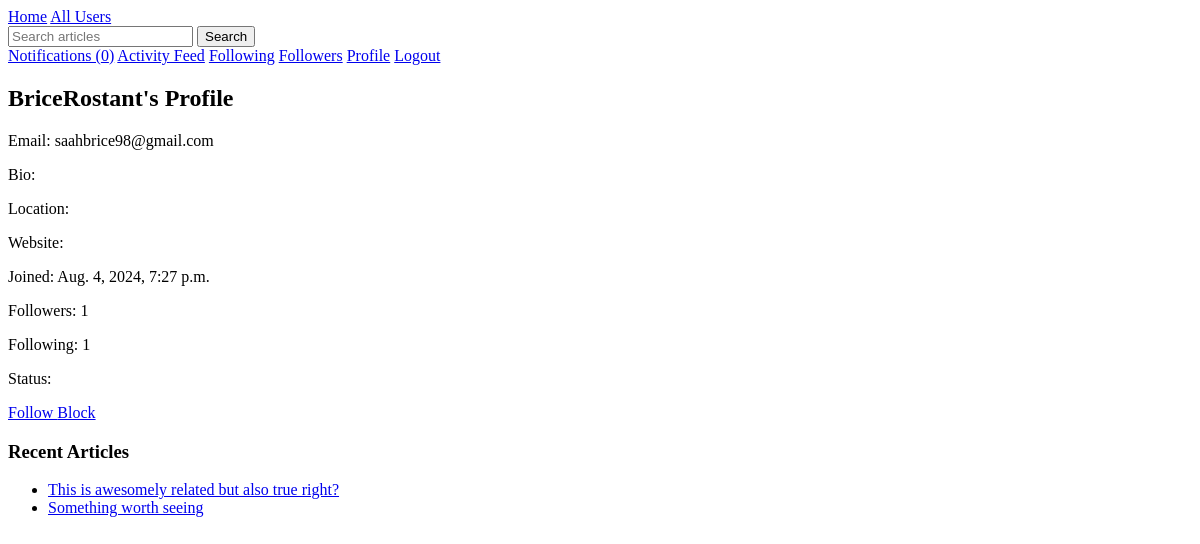
The app's page /users/profile/BriceRostant/ (signed in), older data.
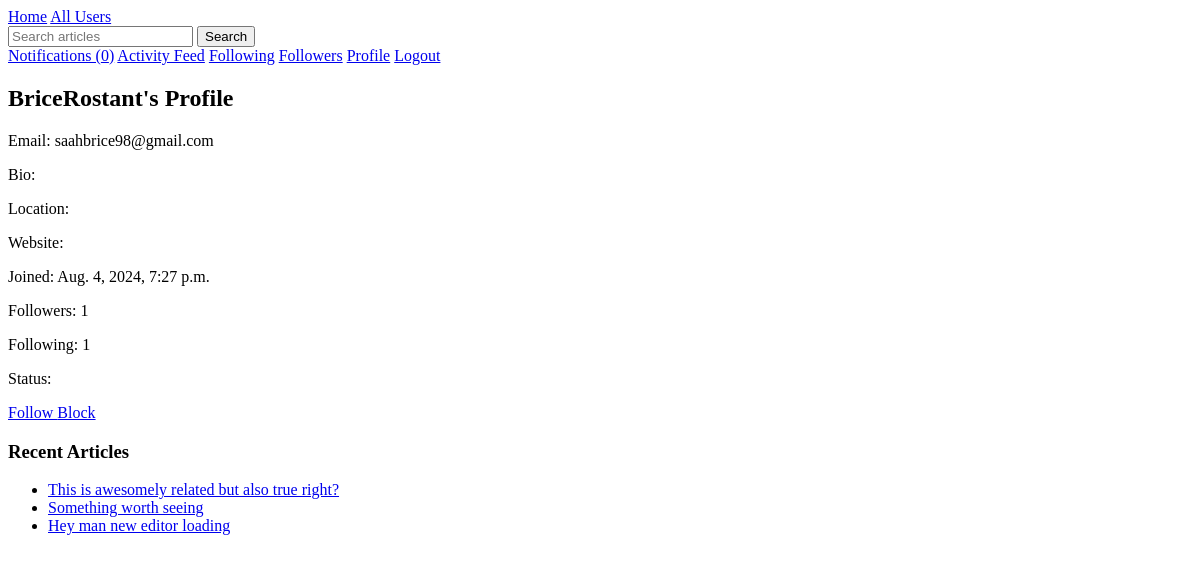
The same page, newer data.
### articles/models.py (models this page shows, shortened)
class Article(models.Model):
    title = models.CharField(max_length=200)
    content = models.TextField()
    author = models.ForeignKey(settings.AUTH_USER_MODEL, on_delete=models.CASCADE)
    created_at = models.DateTimeField(auto_now_add=True)
    updated_at = models.DateTimeField(auto_now=True)
    published_at = models.DateTimeField(null=True, blank=True)
    status = models.CharField(max_length=10, choices=[('draft', 'Draft'), ('published', 'Published')], default='draft')
    language = models.CharField(max_length=2, choices=[('EN', 'English'), ('FR', 'French')])
    tags = TaggableManager()
    bookmarks = models.ManyToManyField(settings.AUTH_USER_MODEL, related_name='bookmarked_articles', blank=True)

### users/views.py (the view)
# urls.py: path('profile/<str:username>/', UserProfileView.as_view(), name='user_profile'),
class UserProfileView(LoginRequiredMixin, DetailView):
    model = User
    template_name = 'users/profile.html'
    context_object_name = 'user_profile'
    def get_object(self, queryset=None):
        return get_object_or_404(User, username=self.kwargs.get('username'))
    def get_context_data(self, **kwargs):
        context = super().get_context_data(**kwargs)
        if self.request.user.is_authenticated:
            context['is_following'] = self.request.user.following.filter(id=self.object.id).exists()
            context['is_blocked'] = self.request.user.blocked_users.filter(id=self.object.id).exists()
        context['articles'] = Article.objects.filter(author=self.object, status='published').order_by('-published_at')[:5]
        return context

### users/models.py (called while the page is built)
    @property
    def is_writer(self):
        article_count = self.article_set.count()
        follower_count = self.followers.count()
        if article_count >= 12 and follower_count >= 5:
            total_reactions = sum(
                article.reactions.aggregate(total=Sum('count'))['total'] or 0
                for article in self.article_set.all()
            )
            return total_reactions >= 1000
        return False

    def unread_notifications_count(self):
        return self.notifications.filter(is_read=False).count()

### templates/users/profile.html (shortened to what this page needs)
{% extends "base.html" %}
{% block content %}
<h2>{{ user_profile.username }}'s Profile</h2>
<p>Email: {{ user_profile.email }}</p>
<p>Bio: {{ user_profile.bio }}</p>
<p>Location: {{ user_profile.location }}</p>
<p>Website: <a href="{{ user_profile.website }}">{{ user_profile.website }}</a></p>
<p>Joined: {{ user_profile.date_joined }}</p>
<p>Followers: {{ user_profile.followers.count }}</p>
<p>Following: {{ user_profile.following.count }}</p>
<p>
    Status:
</p>
{% if user.is_authenticated and user != user_profile %}
    <a href="{% url 'toggle_follow' user_profile.username %}">
        {% if is_following %}
            Unfollow
        {% else %}
            Follow
        {% endif %}
    </a>
    <a href="{% url 'toggle_block' user_profile.username %}">
        {% if is_blocked %}
            Unblock
        {% else %}
            Block
        {% endif %}
    </a>
{% endif %}
<h3>Recent Articles</h3>
<ul>
{% for article in articles %}
    <li><a href="{% url 'article_detail' article.pk %}">{{ article.title }}</a></li>
{% empty %}
    <li>No articles yet.</li>
{% endfor %}
</ul>
{% endblock %}

Row changes from the older to the newer data that the page shows:
added Article: title "Hey man new editor loading"
